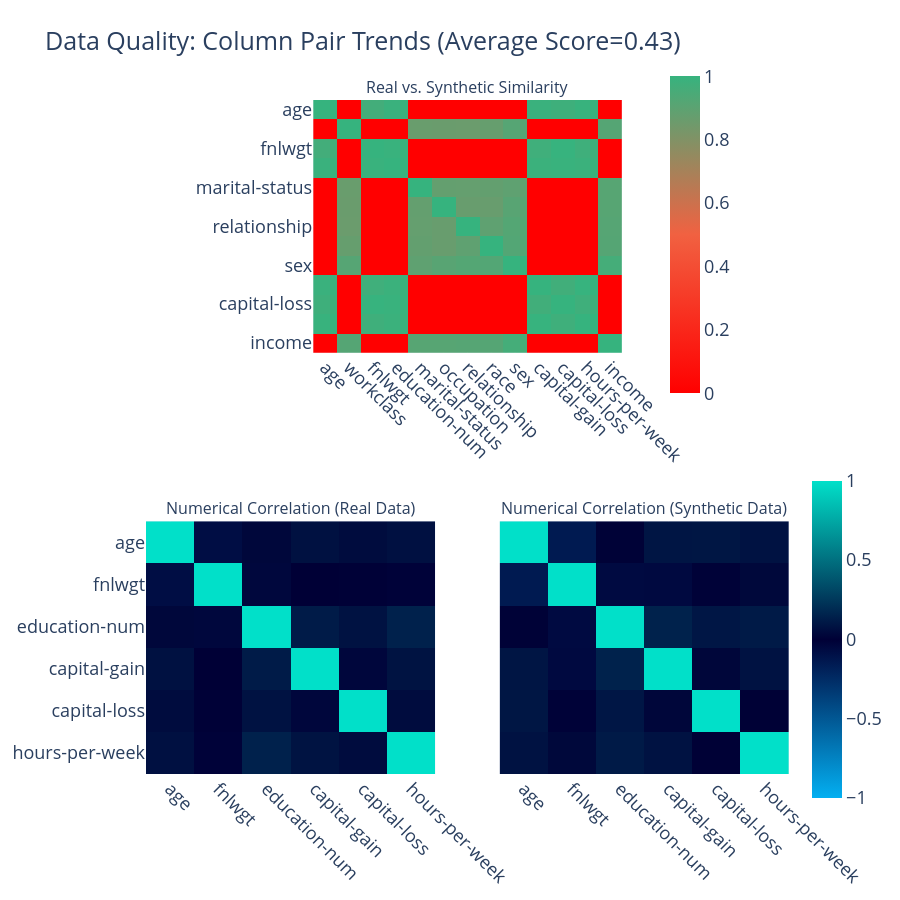

Notebook cell for this chart:
### Code cell
quality_report.get_visualization(property_name="Column Pair Trends").show(
    renderer="vscode"
)

### Figure 1 — Plotly figure (JSON) as saved in the notebook; plotly's stock layout.template omitted (floating-point values rounded to 4 significant figures; data arrays with more than 128 entries replaced by an {"elided": "..."} marker saying what was removed)
{"data": [{"coloraxis": "coloraxis", "hovertemplate": "<b>Column Pair</b><br>(%{x},%{y})<br><br>Similarity: %{z}<extra></extra>", "type": "heatmap", "x": ["age", "workclass", "fnlwgt", "education-num", "marital-status", "occupation", "relationship", "race", "sex", "capital-gain", "capital-loss", "hours-per-week", "income"], "xaxis": "x", "y": ["age", "workclass", "fnlwgt", "education-num", "marital-status", "occupation", "relationship", "race", "sex", "capital-gain", "capital-loss", "hours-per-week", "income"], "yaxis": "y", "z": {"elided": "13x13 float values"}}, {"coloraxis": "coloraxis2", "customdata": [[1.0, -0.147, 0.007, 0.095, 0.096, 0.081], [-0.147, 1.0, -0.059, -0.053, -0.01, 0.035], [0.007, -0.059, 1.0, 0.15, 0.1, 0.118], [0.095, -0.053, 0.15, 1.0, 0.028, 0.079], [0.096, -0.01, 0.1, 0.028, 1.0, 0.003], [0.081, 0.035, 0.118, 0.079, 0.003, 1.0]], "hovertemplate": "<b>Correlation</b><br>(%{x},%{y})<br><br>Synthetic: %{z}<br>(vs. Real: %{customdata})<extra></extra>", "type": "heatmap", "x": ["age", "fnlwgt", "education-num", "capital-gain", "capital-loss", "hours-per-week"], "xaxis": "x2", "y": ["age", "fnlwgt", "education-num", "capital-gain", "capital-loss", "hours-per-week"], "yaxis": "y2", "z": [[1.0, -0.074, 0.032, 0.074, 0.053, 0.072], [-0.074, 1.0, -0.04, -0.001, -0.003, -0.014], [0.032, -0.04, 1.0, 0.122, 0.081, 0.147], [0.074, -0.001, 0.122, 1.0, -0.032, 0.083], [0.053, -0.003, 0.081, -0.032, 1.0, 0.052], [0.072, -0.014, 0.147, 0.083, 0.052, 1.0]]}, {"coloraxis": "coloraxis2", "customdata": [[1.0, -0.074, 0.032, 0.074, 0.053, 0.072], [-0.074, 1.0, -0.04, -0.001, -0.003, -0.014], [0.032, -0.04, 1.0, 0.122, 0.081, 0.147], [0.074, -0.001, 0.122, 1.0, -0.032, 0.083], [0.053, -0.003, 0.081, -0.032, 1.0, 0.052], [0.072, -0.014, 0.147, 0.083, 0.052, 1.0]], "hovertemplate": "<b>Correlation</b><br>(%{x},%{y})<br><br>Synthetic: %{z}<br>(vs. Real: %{customdata})<extra></extra>", "type": "heatmap", "x": ["age", "fnlwgt", "education-num", "capital-gain", "capital-loss", "hours-per-week"], "xaxis": "x3", "y": ["age", "fnlwgt", "education-num", "capital-gain", "capital-loss", "hours-per-week"], "yaxis": "y3", "z": [[1.0, -0.147, 0.007, 0.095, 0.096, 0.081], [-0.147, 1.0, -0.059, -0.053, -0.01, 0.035], [0.007, -0.059, 1.0, 0.15, 0.1, 0.118], [0.095, -0.053, 0.15, 1.0, 0.028, 0.079], [0.096, -0.01, 0.1, 0.028, 1.0, 0.003], [0.081, 0.035, 0.118, 0.079, 0.003, 1.0]]}], "layout": {"annotations": [{"font": {"size": 16}, "showarrow": false, "text": "Real vs. Synthetic Similarity", "x": 0.5, "xanchor": "center", "xref": "paper", "y": 1, "yanchor": "bottom", "yref": "paper"}, {"font": {"size": 16}, "showarrow": false, "text": "Numerical Correlation (Real Data)", "x": 0.225, "xanchor": "center", "xref": "paper", "y": 0.375, "yanchor": "bottom", "yref": "paper"}, {"font": {"size": 16}, "showarrow": false, "text": "Numerical Correlation (Synthetic Data)", "x": 0.775, "xanchor": "center", "xref": "paper", "y": 0.375, "yanchor": "bottom", "yref": "paper"}], "coloraxis": {"cmax": 1, "cmin": 0, "colorbar": {"len": 0.5, "x": 0.8, "y": 0.8}, "colorscale": [[0, "#FF0000"], [0.5, "#F16141"], [1, "#36B37E"]]}, "coloraxis2": {"cmax": 1, "cmin": -1, "colorbar": {"len": 0.5, "y": 0.2}, "colorscale": [[0, "#03AFF1"], [0.5, "#000036"], [1, "#01E0C9"]]}, "font": {"size": 18}, "height": 900, "title": {"text": "Data Quality: Column Pair Trends (Average Score=0.43)"}, "width": 900, "xaxis": {"anchor": "y", "domain": [0.26, 0.74], "tickangle": 45}, "xaxis2": {"anchor": "y2", "domain": [0, 0.45], "tickangle": 45}, "xaxis3": {"anchor": "y3", "domain": [0.55, 1], "matches": "x2", "tickangle": 45}, "yaxis": {"anchor": "x", "autorange": "reversed", "domain": [0.625, 1]}, "yaxis2": {"anchor": "x2", "autorange": "reversed", "domain": [0, 0.375]}, "yaxis3": {"anchor": "x3", "autorange": "reversed", "domain": [0, 0.375], "matches": "y2", "visible": false}}}
